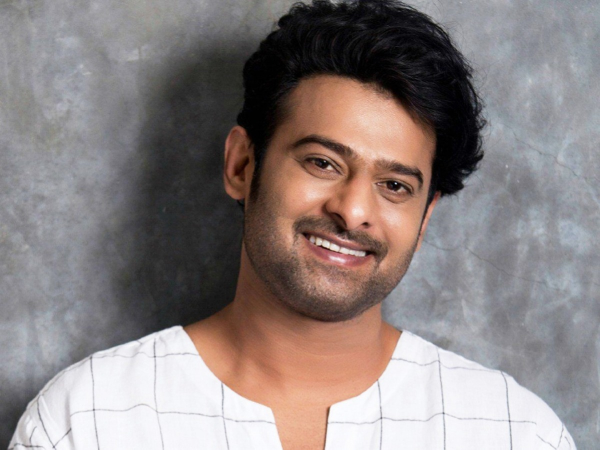
#> input picture prabhas1.jpeg, 1200 x 899 px, found by its file name (shown at 1/2 size)
$ python Assignment2.py
#> lines starting #> are read from the running program, lines starting #| are printed output that depends on the picture
import math
import numpy as np
import cv2
picture = cv2.imread(r"C:\Users\udayn\OneDrive\Desktop\PYTHONFILES\DIP\prabhas1.jpeg")
#> picture is the input picture: shape (899, 1200, 3); mean B, G, R 129, 130.1, 139.8
p,q,r = picture.shape
#> p = 899; q = 1200; r = 3
gray_img = np.zeros((p,q),np.uint8)
gray_img2 = np.zeros((p,q),np.uint8)
picture_onezeroes2 = np.zeros((p,q),np.uint8)
print("dimensions of picture is {}x{}x{}".format(p,q,r))
#| dimensions of picture is 899x1200x3

total = 0
for i in range(p):
    for j in range(q):
        for k in range(r):
            total = total + picture[i][j][k]
        gray_img[i][j] = math.floor(total/3)
        total = 0
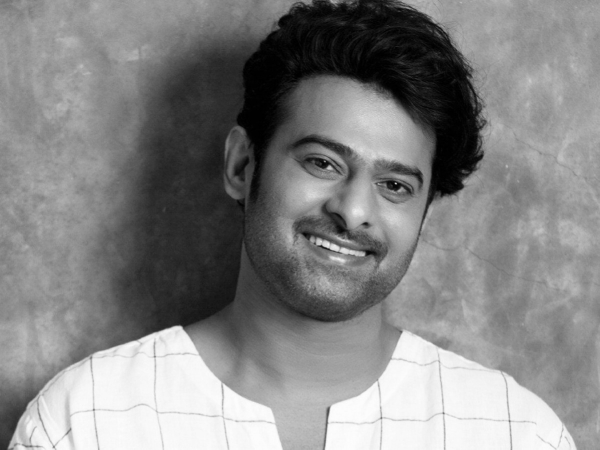
#> gray_img: shape (899, 1200) (shown at 1/2 size); min 0, max 254, mean 132.7

for x in range(p):
    for y in range(q):
        gray_img2[x][y] = gray_img[x][y]

for x in range(20,720,1):
   for y in range(300,980,1):
       gray_img2[x][y] = 0
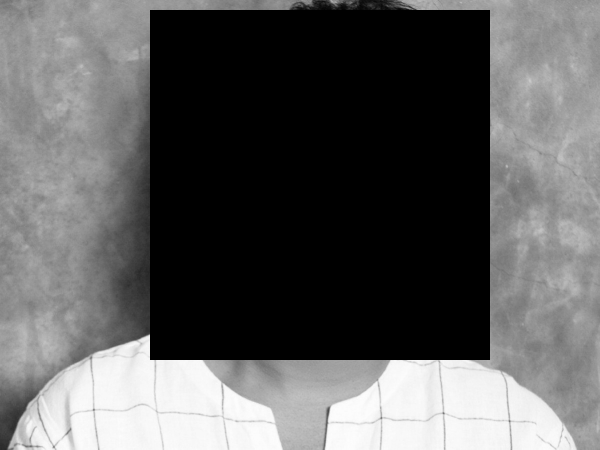
#> gray_img2: shape (899, 1200) (shown at 1/2 size); min 0, max 254, mean 93.2

cv2.imshow("original picture",picture)
cv2.waitKey(0)
cv2.imshow('Grayscale picture',gray_img)
cv2.waitKey(0)
cv2.imshow('Grayscale picture2',gray_img2)
cv2.waitKey(0)
cv2.imshow('Grayscale picture - Grayscale picture2',abs(gray_img - gray_img2))
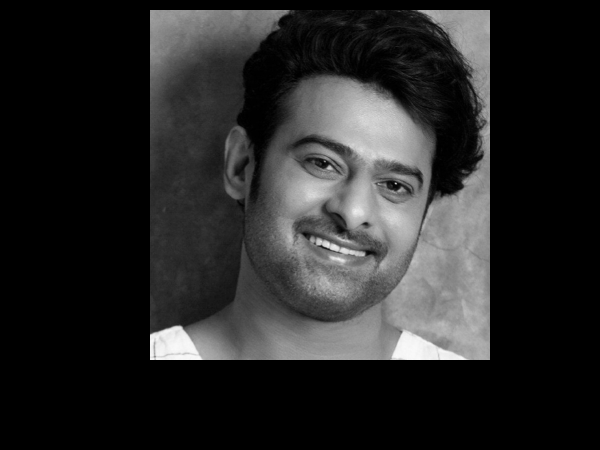
#> window 'Grayscale picture - Grayscale ': shape (899, 1200) (shown at 1/2 size); min 0, max 250, mean 39.5
cv2.waitKey(0)
